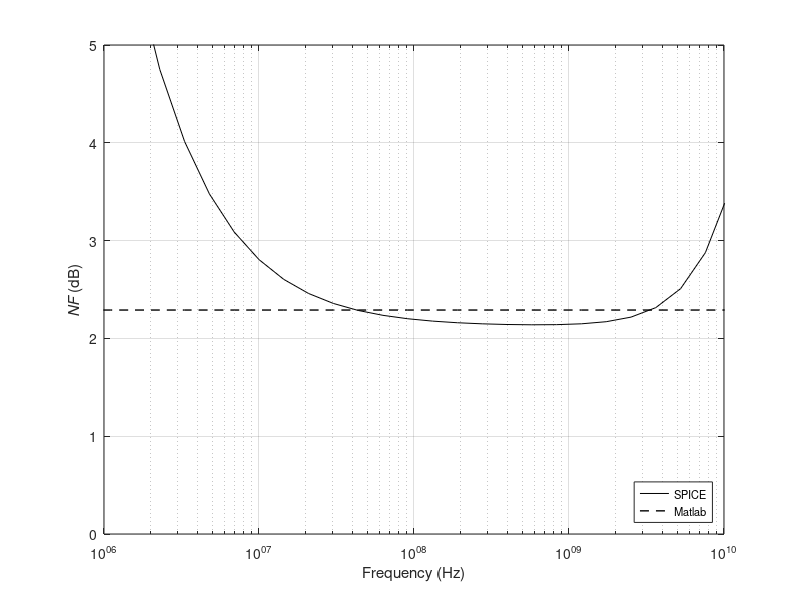

Here is the MATLAB script that generated this plot:
% Ex. 5.5   simulated NF of minimal HD2 LNA
clearvars;
close all;
addpath ../../lib

% Spice data
load('Fig5_25.mat')
nf_calculated = 2.29;

h = figure;
semilogx(f, nf, 'k', f, nf_calculated*ones(length(f),1), 'k--', 'linewidth',1);
xlabel('Frequency (Hz)');
ylabel('{\itNF} (dB)');
grid;
j = legend('SPICE', 'Matlab', 'location', 'southeast');
set(j, 'FontSize', 8);
axis([1e6 1e10 0 5]);
set(gca, 'xtick', [1e6 1e7 1e8 1e9 1e10])

%format_and_save(h, 'Fig5_25');
